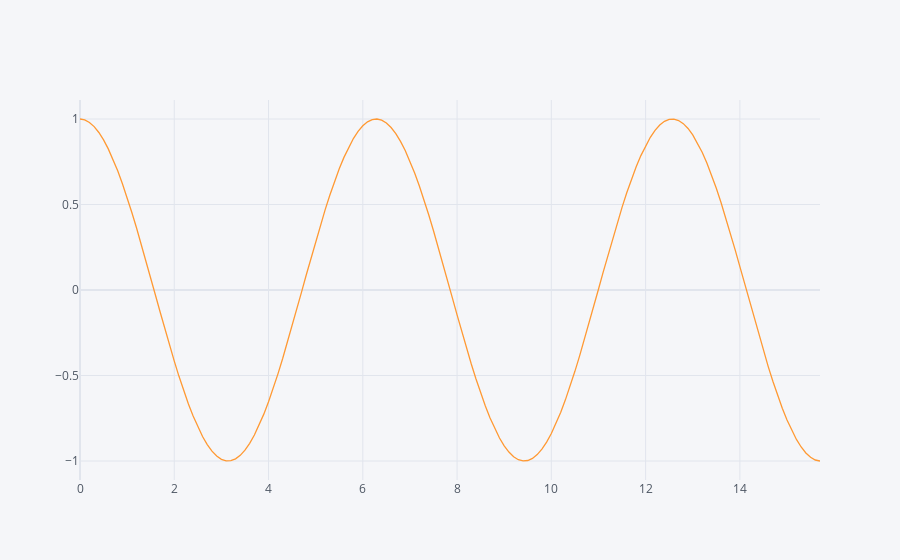

Notebook source saved alongside this figure:
### Code cell
df.iplot(kind="scatter", x = 'x', y= 'z')

### Figure 1 — Plotly figure (JSON) as saved in the notebook; plotly's stock layout.template omitted (floating-point values rounded to 4 significant figures; data arrays with more than 128 entries replaced by an {"elided": "..."} marker saying what was removed)
{"data": [{"line": {"color": "rgba(255, 153, 51, 1.0)", "dash": "solid", "shape": "linear", "width": 1.3}, "mode": "lines", "name": "z", "text": "", "type": "scatter", "x": {"elided": "158 float values"}, "y": {"elided": "158 float values"}}], "layout": {"legend": {"bgcolor": "#F5F6F9", "font": {"color": "#4D5663"}}, "paper_bgcolor": "#F5F6F9", "plot_bgcolor": "#F5F6F9", "title": {"font": {"color": "#4D5663"}}, "xaxis": {"gridcolor": "#E1E5ED", "showgrid": true, "tickfont": {"color": "#4D5663"}, "title": {"font": {"color": "#4D5663"}, "text": ""}, "zerolinecolor": "#E1E5ED"}, "yaxis": {"gridcolor": "#E1E5ED", "showgrid": true, "tickfont": {"color": "#4D5663"}, "title": {"font": {"color": "#4D5663"}, "text": ""}, "zerolinecolor": "#E1E5ED"}}}
